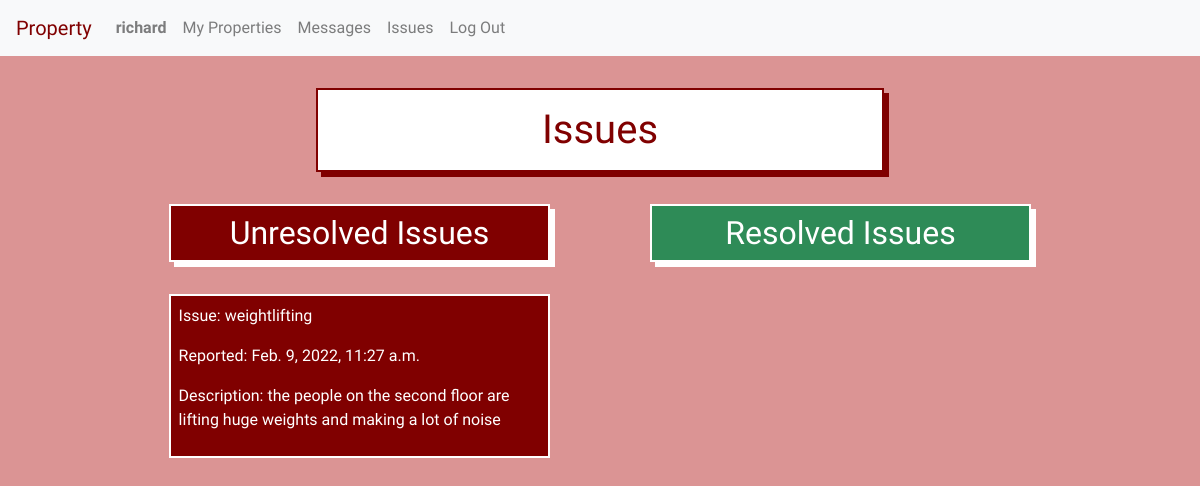
The page /unit_issues/2 (signed in) on the database as committed earlier.
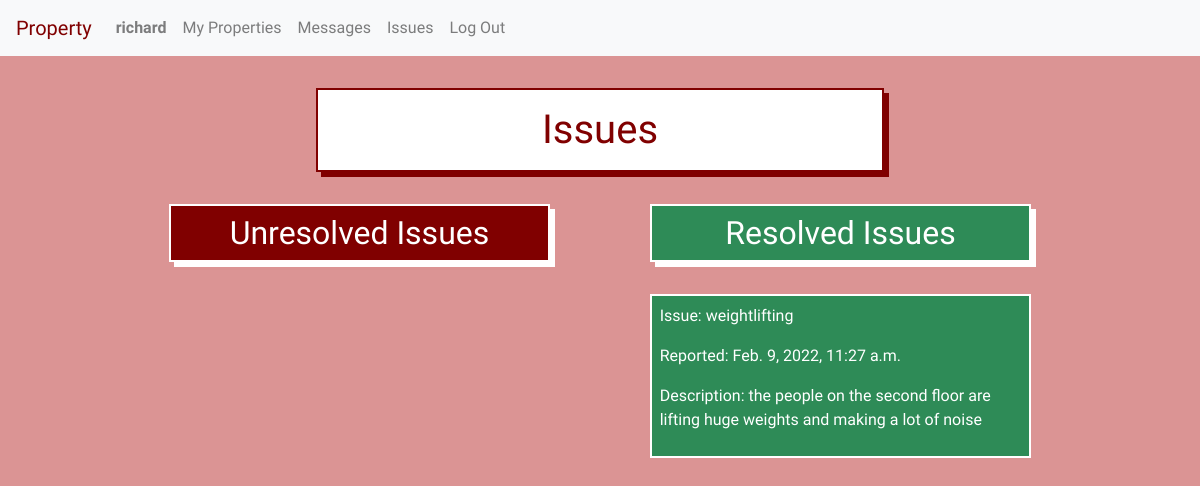
The same page on the database as committed later.
### property/models.py (models this page shows, shortened)
class Issue(models.Model):
    unit_id = models.ForeignKey(Unit, on_delete=models.CASCADE, related_name="issues")
    image = models.URLField(blank=True, default='', max_length=1000)
    title = models.CharField(max_length=50)
    description = models.TextField(max_length=1000, null=False, blank=False)
    time_created = models.DateTimeField(default=timezone.now)
    resolved = models.BooleanField(default=False)

### property/views.py (the view)
# urls.py: path("unit_issues/<int:unit_id>", views.unit_issues, name="unit_issues")
def unit_issues(request, unit_id):
    if request.method == "GET":
        unit = Unit.objects.get(id=unit_id)
        resolved_issues = Issue.objects.filter(unit_id=unit.id).filter(resolved=True).order_by('-time_created')
        unresolved_issues = Issue.objects.filter(unit_id=unit.id).filter(resolved=False).order_by('-time_created')
        return render(request, 'property/unit_issues.html', {
            "resolved_issues": resolved_issues,
            "unresolved_issues": unresolved_issues,
            "unit": unit
        })
    else:
        return render(request, 'property/error.html')

### property/templates/property/unit_issues.html (shortened to what this page needs)
{% extends "property/layout.html" %}
{% block body %}
<h1>Issues</h1>
{% if user.is_authenticated %}
    {% if user == unit.manager or user == unit.tenant %}
        <div class="inline-child">
            <h2 id="unresolved_header">Unresolved Issues</h2>
            <div class="unresolved-issues">
            {% for issue in unresolved_issues %}
                <div class="unresolved-item">
                    <p>Issue: {{issue.title}}</p>
                    <p>Reported: {{issue.time_created}}</p>
                    <p>Description: {{issue.description}}</p>
                </div>
            {% endfor %}
            </div>
        </div>
        <div class="inline-child">
            <h2 id="resolved_header">Resolved Issues</h2>
            <div class="resolved-issues">
            {% for issue in resolved_issues %}
                <div class="resolved-item">
                    <p>Issue: {{issue.title}}</p>
                    <p>Reported: {{issue.time_created}}</p>
                    <p>Description: {{issue.description}}</p>
                </div>
            {% endfor %}
            </div>
        </div>
    {% else %}
    <br><br>You don't have permission to view this page.
    {% endif %}
{% else %}
<br><br>You don't have permission to view this page.
{% endif %}
{% endblock %}

Rows that differ between the two databases and show on the page:
changed Issue "weightlifting": moves from the list under "Unresolved Issues" to the list under "Resolved Issues"
